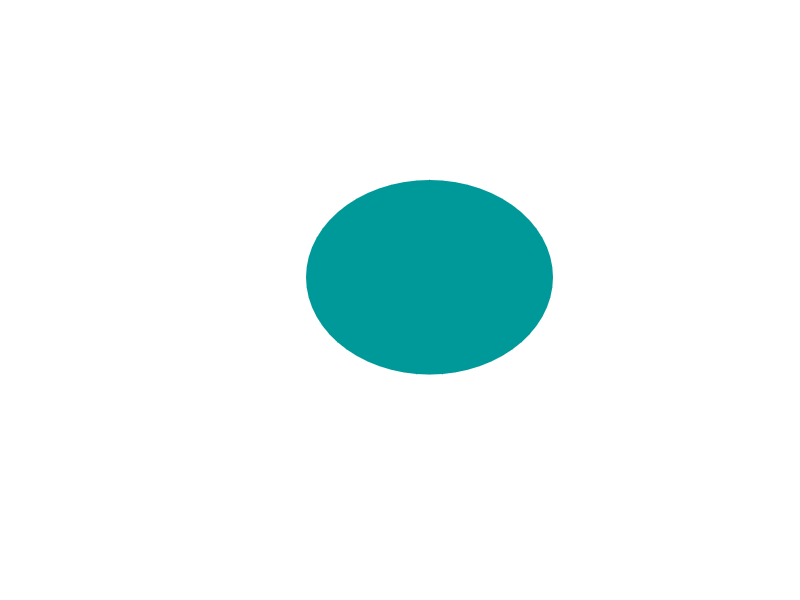
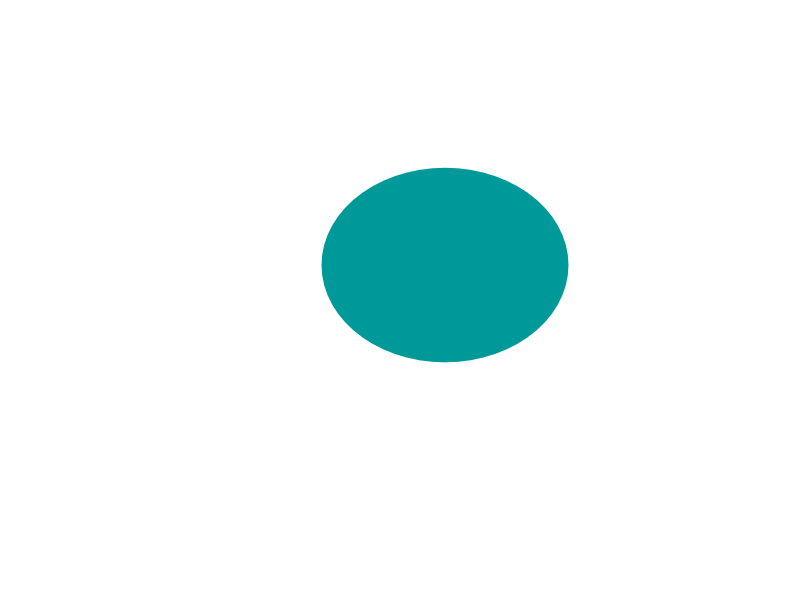
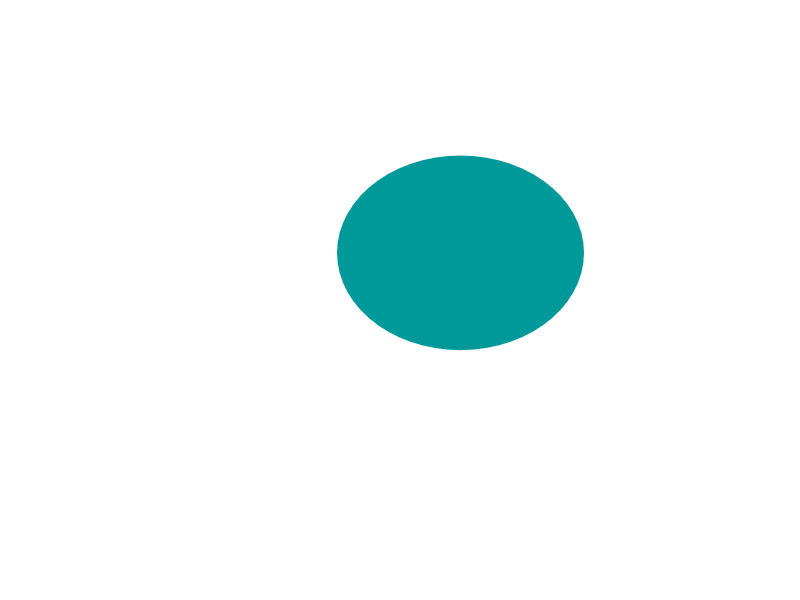
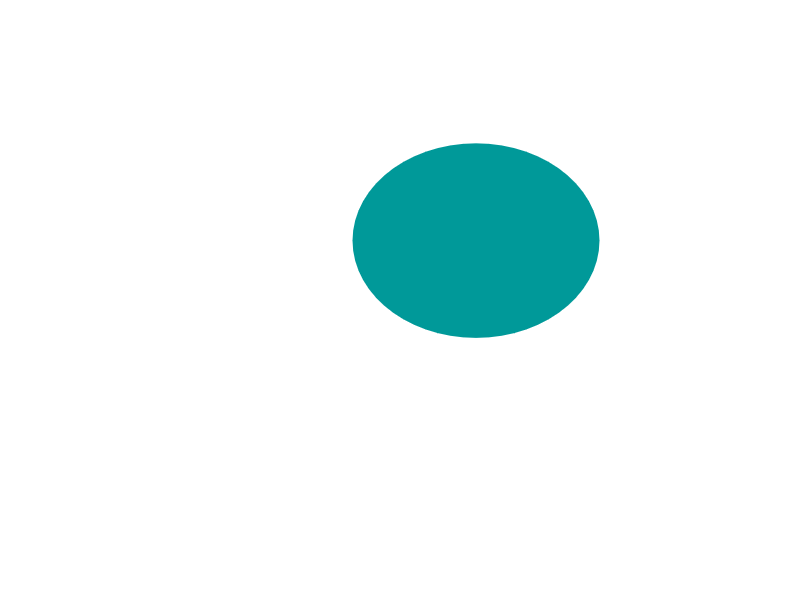

Reproduce these figures in MATLAB, in order. (Note: a time limit stopped this script after it produced the figures.)
% Bubble subdivision when hitting a wall
clc;
clear;
close all;

% Square boundaries
square_size = 10;
xlim([-square_size square_size]);
ylim([-square_size square_size]);

% Initial conditions for a single bubble
bubbles = struct();
bubbles(1).pos = [0, 0]; % Initial position
bubbles(1).vel = [1, 1]; % Initial velocity
bubbles(1).radius = 4;   % Initial radius

% Time settings
dt = 0.5;               % Time step
num_steps = 500;         % Number of simulation steps

figure;
axis equal;
hold on;
xlim([-square_size, square_size]);
ylim([-square_size, square_size]);
grid off;
axis off;


for step = 1:num_steps
    clf;
    xlim([-square_size square_size]);
    ylim([-square_size square_size]);
    grid off;
    axis off;
    
    % Loop over all bubbles
    for i = 1:length(bubbles)
        % Update positions
        bubbles(i).pos = bubbles(i).pos + bubbles(i).vel * dt;

        % Check for collisions with the walls
        if bubbles(i).pos(1) + bubbles(i).radius >= square_size || bubbles(i).pos(1) - bubbles(i).radius <= -square_size
            if bubbles(i).pos(1) + bubbles(i).radius >= square_size
            bubbles(i).pos(1) = bubbles(i).pos(1) - (bubbles(i).pos(1)+ bubbles(i).radius - square_size);
            end
            if bubbles(i).pos(1) - bubbles(i).radius <= -square_size
                bubbles(i).pos(1) = bubbles(i).pos(1) - (bubbles(i).pos(1) - bubbles(i).radius + square_size);
            end
            bubbles(i).vel(1) = -bubbles(i).vel(1); % Reverse x velocity
            bubbles(i).pos(2) = bubbles(i).pos(2)-rand();
            
            % Subdivide bubble if collision happens
            new_bubble = bubbles(i);
            new_bubble.vel(1) = new_bubble.vel(1); % Mirror velocity
            new_bubble.pos(2) = bubbles(i).pos(2)+rand();
            new_bubble.radius = bubbles(i).radius / 1.1;
            bubbles(i).radius = new_bubble.radius;  % Halve the original bubble size

            % Add the new bubble to the array
            bubbles(end+1) = new_bubble;
        end

        if bubbles(i).pos(2) + bubbles(i).radius >= square_size || bubbles(i).pos(2) - bubbles(i).radius <= -square_size
            bubbles(i).vel(2) = -bubbles(i).vel(2); % Reverse y velocity
            if bubbles(i).pos(2) + bubbles(i).radius >= square_size
            bubbles(i).pos(2) = bubbles(i).pos(2) - (bubbles(i).pos(2) + bubbles(i).radius - square_size);
            end
            if bubbles(i).pos(2) - bubbles(i).radius <= -square_size
                bubbles(i).pos(2) = bubbles(i).pos(2) - (bubbles(i).pos(2) - bubbles(i).radius + square_size);
            end
            bubbles(i).pos(1) = bubbles(i).pos(1)-rand();

            % Subdivide bubble if collision happens
            new_bubble = bubbles(i);
            new_bubble.vel(2) = new_bubble.vel(2); % Mirror velocity
            new_bubble.pos(1) = bubbles(i).pos(1)+rand();
            new_bubble.radius = bubbles(i).radius / 1.1;
            bubbles(i).radius = new_bubble.radius;  % Halve the original bubble size

            % Add the new bubble to the array
            bubbles(end+1) = new_bubble;
        end

        % Plot the bubbles
        rectangle('Position',[...
            bubbles(i).pos(1)-bubbles(i).radius,...
            bubbles(i).pos(2)-bubbles(i).radius,...
            bubbles(i).radius+bubbles(i).radius,...
            bubbles(i).radius+bubbles(i).radius...
            ], 'FaceColor', [0 1-bubbles(i).radius/10 1-bubbles(i).radius/10],... 
            'EdgeColor', [1 1 1],'Curvature',1);
        %viscircles(bubbles(i).pos, bubbles(i).radius, 'EdgeColor', 'b');
    end
    
    drawnow;
    saveas(gcf,['Plot' num2str(step) '.png']);
    fclose('all');
    pause(1);
%     pause(0.01);
end
